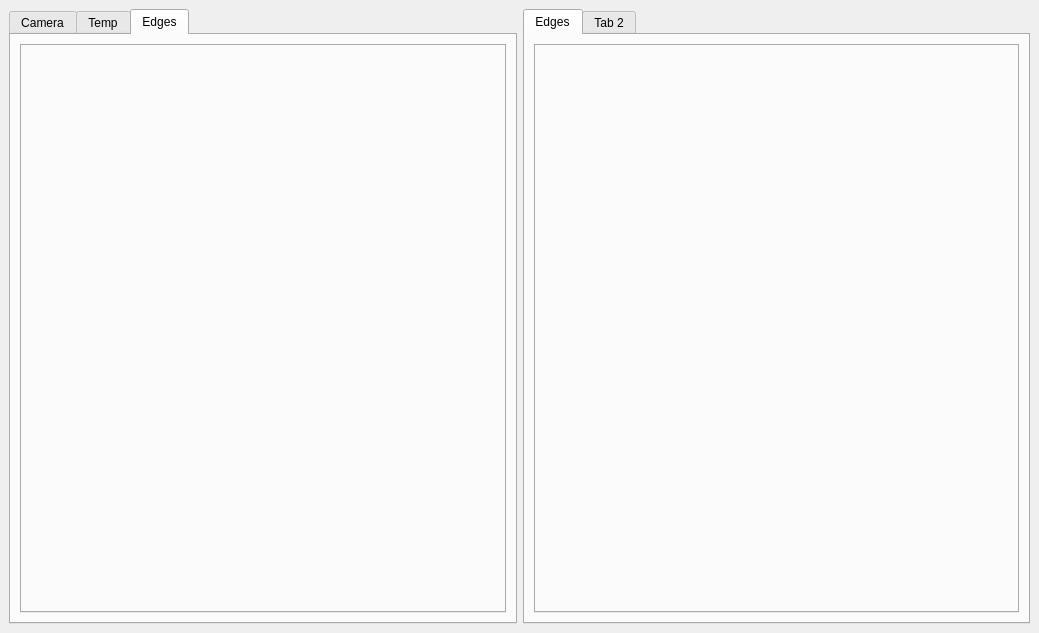
<?xml version="1.0" encoding="UTF-8"?>
<ui version="4.0">
 <class>MainWindow</class>
 <widget class="QMainWindow" name="MainWindow">
  <property name="geometry">
   <rect>
    <x>0</x>
    <y>0</y>
    <width>1039</width>
    <height>633</height>
   </rect>
  </property>
  <property name="windowTitle">
   <string>Saeros</string>
  </property>
  <widget class="QWidget" name="centralwidget">
   <layout class="QHBoxLayout" name="horizontalLayout">
    <item>
     <widget class="QTabWidget" name="tabWidget">
      <property name="currentIndex">
       <number>2</number>
      </property>
      <widget class="QWidget" name="tab_camera">
       <attribute name="title">
        <string>Camera</string>
       </attribute>
       <layout class="QHBoxLayout" name="horizontalLayout_5">
        <item>
         <widget class="QLabel" name="camera">
          <property name="text">
           <string/>
          </property>
         </widget>
        </item>
       </layout>
      </widget>
      <widget class="QWidget" name="tab_temp">
       <attribute name="title">
        <string>Temp</string>
       </attribute>
       <layout class="QGridLayout" name="gridLayout_2">
        <item row="0" column="0">
         <widget class="QTabWidget" name="temp_inner"/>
        </item>
       </layout>
      </widget>
      <widget class="QWidget" name="tab_edges_old">
       <attribute name="title">
        <string>Edges</string>
       </attribute>
       <layout class="QGridLayout" name="gridLayout">
        <item row="0" column="0">
         <widget class="QTabWidget" name="edges_inner_old"/>
        </item>
       </layout>
      </widget>
     </widget>
    </item>
    <item>
     <widget class="QTabWidget" name="tabWidget_2">
      <widget class="QWidget" name="tab_edges">
       <attribute name="title">
        <string>Edges</string>
       </attribute>
       <layout class="QGridLayout" name="gridLayout">
        <item row="0" column="0">
         <widget class="QTabWidget" name="edges_inner"/>
        </item>
       </layout>
      </widget>
      <widget class="QWidget" name="tab_6">
       <attribute name="title">
        <string>Tab 2</string>
       </attribute>
      </widget>
     </widget>
    </item>
   </layout>
  </widget>
 </widget>
 <resources/>
 <connections/>
</ui>
